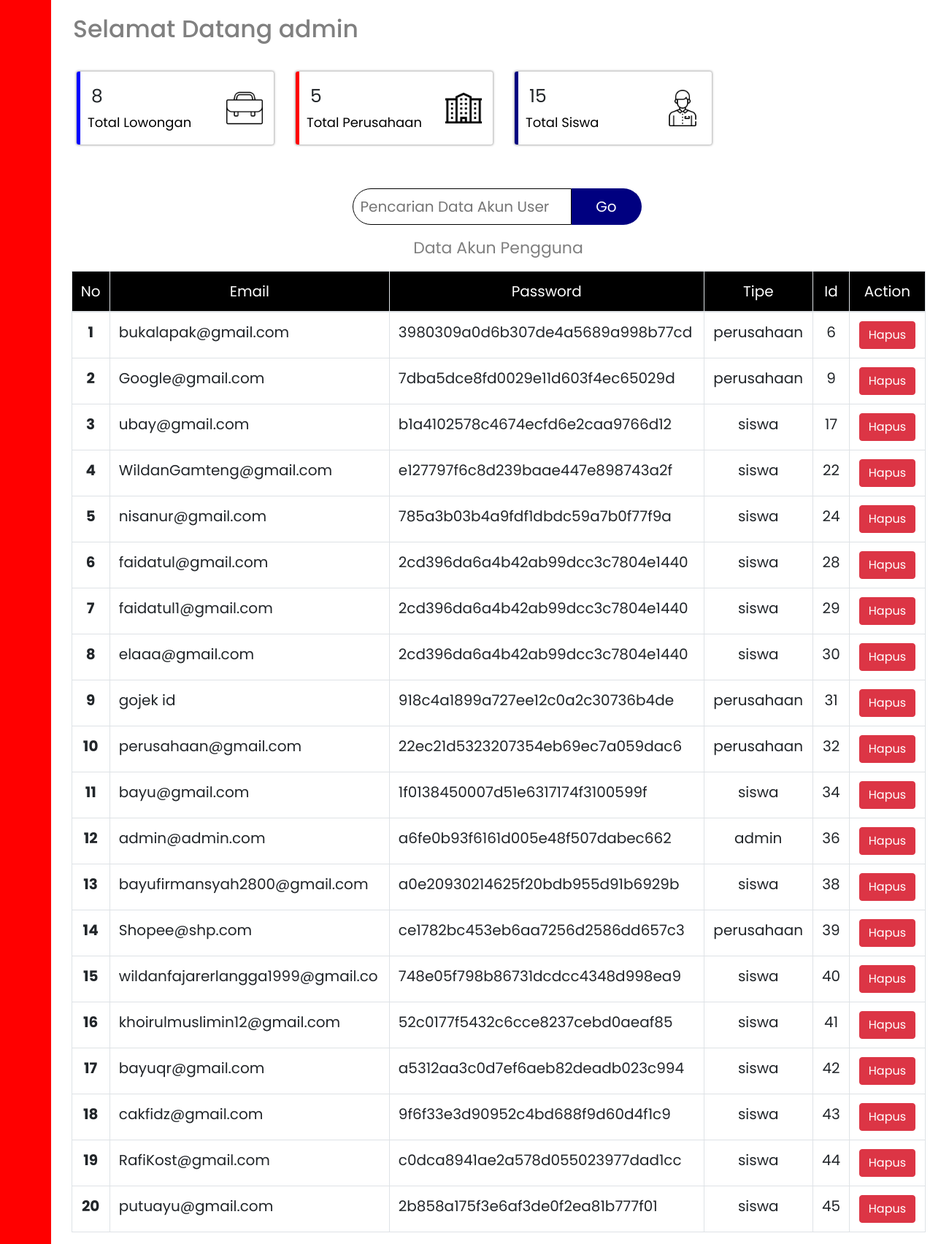
Screenshot of /admin.php (signed in) with the database file from the repository.
### tables this page shows
CREATE TABLE `akun` (
  `id` int(11) NOT NULL,
  `email` varchar(32) DEFAULT NULL,
  `password` varchar(32) DEFAULT NULL,
  `level` varchar(10) NOT NULL,
  `tipe` varchar(10) NOT NULL
);

### koneksi.php (called while the page is built, shortened)
<?php $koneksi=mysqli_connect("localhost", "root", "", "magang");
function regristasi($data)
{
    global $koneksi;
    $email=htmlspecialchars($data["email"]);
    $password=htmlspecialchars($data["password"]);
    $password1=htmlspecialchars($data["password1"]);
    $tipe=htmlspecialchars($data["tipe"]);
    $result=mysqli_query($koneksi, "SELECT email FROM akun WHERE email = '$email'");
    if (mysqli_fetch_assoc($result)) {
        echo "<script>alert('email sudah terdaftar');</script>";
        return false;
    }if ($password===$password1) {
        $pass=md5("qw3rt77".md5($password));
        $perintah="INSERT INTO akun VALUES('','$email','$pass','user','$tipe')";
        mysqli_query($koneksi, $perintah);
        $perintah2="SELECT * FROM akun WHERE email='$email'";
        $query=mysqli_query($koneksi, $perintah2);
        $data=mysqli_fetch_assoc($query);
        $_SESSION["id"]=htmlspecialchars($data["id"]);
        $_SESSION["level"]=htmlspecialchars($data["level"]);
        $_SESSION["tipe"]=htmlspecialchars($data["tipe"]);
        $_SESSION["email"]=htmlspecialchars($data["email"]);
        return mysqli_affected_rows($koneksi);
    } else {
        echo "<script> alert('Konfirmasi password tidak sesuai');</script>";
        return false;
    }
}function login($data)
{
    global $koneksi;
    $email=htmlspecialchars($data["email"]);
    $password=htmlspecialchars($data["password"]);
    $result=mysqli_query($koneksi, "SELECT * FROM akun WHERE email='$email'");
    if (mysqli_num_rows($result)===1) {
        $pass=md5("qw3rt77".md5($password));
        $row=mysqli_fetch_assoc($result);
        if ($pass===$row["password"]) {
            $_SESSION["level"]=$row["level"];
            $_SESSION["tipe"]=$row["tipe"];
            $_SESSION["id"]=$row["id"];
            $_SESSION["email"]=$row["email"];
            if ($row["tipe"]=="siswa") {
                $id=$row["id"];
                $query=mysqli_query($koneksi, "SELECT * FROM profil_siswa WHERE id='$id'");
                $hasil=mysqli_fetch_assoc($query);
                $_SESSION["nama"]=$hasil["nama"];
                $_SESSION["foto"]=$hasil["foto"];
                header("Location: cek.php");
                exit;
            } else {
                header("Location: cek.php");
                exit;
            }
        } else {
            echo "<script> alert('Password yang anda masukan salah');</script>";
            return false;
        }
    } else {
        echo "<script> alert('Email Belum Terdaftar');</script>";
        return false;
    }
}function tampil($perintah)
{
    global $koneksi;
    $query=mysqli_query($koneksi, $perintah);
    $hasil=mysqli_fetch_assoc($query);
    return $hasil;
}function tampil1($perintah)
{
    global $koneksi;
    $query=mysqli_query($koneksi, $perintah);
    $data=[];
    while ($hasil=mysqli_fetch_assoc($query)) {
        $data[]=$hasil;
    }return $data;
}function cari($keyword)
{
    global $koneksi;$perintah="SELECT * FROM lowongan WHERE
                    nama_perusahaan LIKE '%$keyword%' OR
                    kebutuhan LIKE '%$keyword%' OR
                    kota LIKE '%$keyword%' OR
                    waktu LIKE '%$keyword%'
                ";
    return tampil1($perintah);
}function cari1($keyword)
{
    global $koneksi;$perintah="SELECT * FROM akun WHERE
                    email LIKE '%$keyword%' OR
                    tipe LIKE '%$keyword%'";
    return tampil1($perintah);
}function cari2($keyword)
{
    global $koneksi;$perintah="SELECT * FROM profil_perusahaan WHERE
                    nama LIKE '%$keyword%' OR
                    alamat LIKE '%$keyword%'";
    return tampil1($perintah);
}function tambahBiodataSiswa($data, $id)
{
    global $koneksi;
    $id=$id;
    $nama=htmlspecialchars($data["nama"]);
    $kota=htmlspecialchars($data["kota"]);
    $sekolah=htmlspecialchars($data["sekolah"]);
    $jurusan=htmlspecialchars($data["jurusan"]);
    $gambar=upload();$perintah="INSERT INTO profil_siswa VALUES(
                '$id','$nama','$kota','$sekolah','$jurusan','$gambar')";
    mysqli_query($koneksi, $perintah);
    $_SESSION["tipe"]="siswa";
    $_SESSION["nama"]=$nama;
    $_SESSION["id"]=$id;
    $_SESSION["foto"]=$gambar;
    return mysqli_affected_rows($koneksi);
}function tambahBiodataPerusahaan($data, $id)
{
    global $koneksi;
    $id=$id;
    $nama=htmlspecialchars($data["nama"]);
    $alamat=htmlspecialchars($data["alamat"]);
    $telp=htmlspecialchars($data["telp"]);
    $email=htmlspecialchars($data["email"]);
    $gambar=upload1();$perintah="INSERT INTO profil_perusahaan VALUES(
                '$id','$nama','$alamat','$telp','$email','$gambar','0')";
    mysqli_query($koneksi, $perintah);
    $_SESSION["tipe"]="perusahaan";
    return mysqli_affected_rows($koneksi);
}function tambahKarya($data, $id, $waktu)
{
    global $koneksi;
    $id=$id;
    $judul=$data["judul"];
    $link=$data["link"];
    $gambar=upload();
    $perintah="INSERT INTO karya_siswa VALUES('','$id','$judul','$link','$gambar','$waktu')";
    mysqli_query($koneksi, $perintah);
    return mysqli_affected_rows($koneksi);
}function tambahLowongan($data, $id, $waktu, $nama, $foto)
{
    global $koneksi;
    $kebutuhan=htmlspecialchars($data["kebutuhan"]);
    $alamat=htmlspecialchars($data["alamat"]);
    $jurusan=htmlspecialchars($data["jurusan"]);
    $gaji=htmlspecialchars($data["gaji"]);
    $kota=htmlspecialchars($data["kota"]);$perintah="INSERT INTO lowongan VALUES
    ('','$id','$nama','$kebutuhan','$alamat','$kota','$jurusan','$gaji','$waktu','$foto')";
    mysqli_query($koneksi, $perintah);
    return mysqli_affected_rows($koneksi);
}function updateKarya($data, $no)
{
    global $koneksi;
    $judul=htmlspecialchars($data["judul"]);
    $link=htmlspecialchars($data["link"]);
    $gambarLama=htmlspecialchars($data['gambarLama']);
    if ($_FILES['gambar']['error']===4) {
        $gambar=$gambarLama;
    } else {
        $gambar=upload();
    }$perintah="UPDATE karya_siswa SET
                            judul='$judul',
                            link='$link',
                            foto='$gambar'
                            WHERE no='$no'";
    mysqli_query($koneksi, $perintah);
    return mysqli_affected_rows($koneksi);
}function updateProfilSiswa($data, $id)
{
    global $koneksi;
    $id=$id;
    $nama=htmlspecialchars($data["nama"]);
    $kota=htmlspecialchars($data["kota"]);
    $sekolah=htmlspecialchars($data["sekolah"]);
    $jurusan=htmlspecialchars($data["jurusan"]);
    $gambarLama=htmlspecialchars($data["gambarLama"]);
    if ($_FILES["gambar"]["error"]===4) {
        $gambar=$gambarLama;
    } else {
        $gambar=upload();
    }$perintah="UPDATE profil_siswa SET
                            nama='$nama',
                            kota='$kota',
                            sekolah='$sekolah',
                            jurusan='$jurusan',
                            foto ='$gambar'
                WHERE id='$id'";
    mysqli_query($koneksi, $perintah);
    return mysqli_affected_rows($koneksi);
}function updateProfilPerusahaan($data, $id)
{
    global $koneksi;
    $id=$id;
    $nama=htmlspecialchars($data["nama"]);
    $alamat=htmlspecialchars($data["alamat"]);
    $telp=htmlspecialchars($data["telp"]);
    $email=htmlspecialchars($data["email"]);
    $gambarLama=htmlspecialchars($data["gambarLama"]);
    if ($_FILES["gambar"]["error"]===4) {
        $gambar=$gambarLama;
    } else {
        $gambar=upload1();
    }$perintah="UPDATE profil_perusahaan SET
                            nama='$nama',
                            alamat='$alamat',
                            telp='$telp',
                            email='$email',
                            foto ='$gambar'
                WHERE id='$id'";
    mysqli_query($koneksi, $perintah);
    return mysqli_affected_rows($koneksi);
}function updateLowongan($data, $no)
{
    global $koneksi;
    $kebutuhan=htmlspecialchars($data["kebutuhan"]);
    $alamat=htmlspecialchars($data["alamat"]);
    $jurusan=htmlspecialchars($data["jurusan"]);
    $gaji=htmlspecialchars($data["gaji"]);
    $kota=htmlspecialchars($data["kota"]);$perintah="UPDATE lowongan SET
                            kebutuhan ='$kebutuhan',
                            lokasi    ='$alamat',
                            jurusan   ='$jurusan',
                            gaji      ='$gaji',
                            kota      ='$kota'
                            WHERE no='$no'";
    mysqli_query($koneksi, $perintah);
    return mysqli_affected_rows($koneksi);
}function ajukanLamaran($data, $id_siswa, $foto, $id_perusahan, $kebutuhan, $waktu, $no_lowongan, $foto_perusahaan, $nama_perusahaan)
{
    global $koneksi;
    $nama=htmlspecialchars($data["nama"]);
    $kelamin=htmlspecialchars($data["kelamin"]);
    $ttl=htmlspecialchars($data["ttl"]);
    $alamat=htmlspecialchars($data["alamat"]);
    $jurusan=htmlspecialchars($data["jurusan"]);
    $telp=htmlspecialchars($data["telp"]);
    $email=htmlspecialchars($data["email"]);
    $sekolah=htmlspecialchars($data["sekolah"]);$perintah="INSERT INTO pengajuan VALUES(
                '','$waktu','$id_siswa','$nama','$kelamin',
                '$ttl','$alamat','$jurusan','$telp',
                '$email','$sekolah','$foto','$id_perusahan',
                '$kebutuhan','$no_lowongan','Menunggu','$foto_perusahaan','$nama_perusahaan')";
    mysqli_query($koneksi, $perintah);
    return mysqli_affected_rows($koneksi);
}function total($perintah)
{
    global $koneksi;
    $query=mysqli_query($koneksi, $perintah);
    $jumlah=0;
    while ($hasil=mysqli_fetch_assoc($query)) {
        $jumlah++;
    }return $jumlah;
}

### admin.php (the view, shortened to what this page needs)
<?php
require("koneksi.php");
$lowongan = total("SELECT * FROM lowongan");
$siswa = total("SELECT * FROM profil_siswa");
$perusahaan = total("SELECT * FROM profil_perusahaan");
$data = tampil1("SELECT * FROM akun");
?>
<!doctype html>
<html lang="en">
<head>
    <link rel="stylesheet" href="https://cdn.jsdelivr.net/npm/bootstrap@4.5.3/dist/css/bootstrap.min.css">
    <link rel="stylesheet" href="css/admin.css">
</head>
<body>
    <div class="side-nav">
        <ul>
        </ul>
    </div>
    <div class="row">
        <div class="col">
            <h1 class="text-dashboard">Selamat Datang admin</h1>
        </div>
    </div>
    <div class="row wrap-kotak">
        <div class=" kotak">
            <img src="img/suitcase.png" alt="" class="icon-img">
            <p class="text-jumlah"><?= $lowongan; ?></p>
            <div class="keterangan">
                Total Lowongan
            </div>
        </div>
        <div class=" kotak">
            <img src="img/apartment.png" alt="" class="icon-img">
            <p class="text-jumlah"><?php echo $perusahaan; ?></p>
            <div class="keterangan">
                Total Perusahaan
            </div>
        </div>
        <div class=" kotak">
            <img src="img/businessman (1).png" alt="" class="icon-img">
            <p class="text-jumlah"><?php echo $siswa; ?></p>
            <div class="keterangan">
                Total Siswa
            </div>
        </div>
    </div>
    <div class="wrap-pencarian">
        <form action="" method="POST">
            <div class="box-search">
                <input type="text" class="input-search" placeholder="Pencarian Data Akun User" name="keyword">
                <button class="btn-search box-shadow" type="submit" name="submit">Go</button>
            </div>
        </form>
        <p class="text-hasil ">Data Akun Pengguna</p>
        <table class="table table-bordered show">
            <thead class="bg-thead">
                <tr>
                    <td scope="col">No</td>
                    <td scope="col">Email</td>
                    <td scope="col">Password</td>
                    <td scope="col">Tipe</td>
                    <td scope="col">Id</td>
                    <td scope="col">Action</td>
                </tr>
            </thead>
            <tbody>
                <?php
                $i = 1;
                foreach ($data as $nilai) :
                ?>
                    <tr>
                        <th scope="row"><?= $i; ?></th>
                        <td class="text-left"><?= $nilai["email"]; ?></td>
                        <td class="text-left"><?= $nilai["password"]; ?></td>
                        <td><?= $nilai["tipe"]; ?></td>
                        <td><?= $nilai["id"]; ?></td>
                        <td>
                            <a href="hapus_akun.php?id=<?= $nilai['id']; ?>&tipe=<?= $nilai['tipe']; ?>" onclick="return confirm('Apakah anda yakin ingin mengahpus akun ini ?');">
                                <button class="btn btn-danger">Hapus</button>
                            </a>
                        </td>
                    </tr>
                <?php
                    $i++;
                endforeach; ?>
            </tbody>
        </table>
    </div>
</body>
</html>

### css/admin.css (style rules this page uses)
body { max-width:100%;overflow-x:hidden }
@media (min-width:992px) { .side-nav { position:fixed;left:0;top:0;bottom:0;width:70px;padding:10px;background-color:red;z-index:100 } }
@media (min-width:992px) { .text-dashboard { font-family:Poppins;font-size:33px;margin-top:20px;margin-left:100px;color:grey } }
@media (min-width:992px) { .wrap-kotak { width:100%;min-height:100px;margin-top:30px;margin-left:90px } }
@media (min-width:992px) { .kotak { width:270px;height:100px;box-shadow:0 0 3px 1px #acacac;margin:0 15px;border-radius:3px;position:relative } }
@media (min-width:992px) { .kotak:nth-child(1) { border-left:5px solid #00f } }
@media (min-width:992px) { .kotak:nth-child(2) { border-left:5px solid red } }
@media (min-width:992px) { .kotak:nth-child(3) { border-left:5px solid navy } }
@media (min-width:992px) { .text-jumlah { font-size:25px;font-family:Poppins;margin-left:15px;margin-top:15px } }
@media (min-width:992px) { .keterangan { height:30px;bottom:15px;position:absolute;font-size:18px;color:#000;line-height:30px;margin-left:10px;font-family:Poppins } }
@media (min-width:992px) { .icon-img { width:50px;height:50px;float:right;margin-top:25px;margin-right:15px } }
@media (min-width:992px) { .wrap-pencarian { width:90%;min-height:350px;margin-top:60px;right:2.5%;position:absolute } }
@media (min-width:992px) { .box-search { width:400px;height:50px;padding:0;position:relative;margin:0 auto;margin-bottom:15px } }
@media (min-width:992px) { .input-search { width:75%;height:100%;outline:0;padding:10px;font-size:20px;border:.1px solid #000;box-sizing:border-box;border-radius:50px 0 0 50px } }
@media (min-width:992px) { .btn-search { width:24%;height:100%;box-sizing:border-box;margin:0;border:none;outline:0;background-color:navy;font-size:20px;color:#fff;text-align:center;margin-left:0;margin-top:0;position:absolute;border-radius:0 50px 50px 0 } }
@media (min-width:992px) { .text-hasil { text-align:center;font-size:22px;margin-bottom:15px;color:grey } }
@media (min-width:992px) { * { font-family:Poppins } }
@media (min-width:992px) { table { font-family:Poppins;font-size:20px;font-weight:400;text-align:center;display:none } }
@media (min-width:992px) { ul { margin-left:-50px;margin-top:15px } }
@media (min-width:992px) { .show { display:table } }
@media (min-width:992px) { table,td,tr { border-collapse:collapse;border:1px solid #000 } }
@media (min-width:992px) { .bg-thead { background-color:#000;color:#fff;font-weight:400 } }

### rows the page displays
akun: email "bukalapak@gmail.com", password "3980309a0d6b307de4a5689a998b77cd", tipe "perusahaan", id "6"
akun: email "Google@gmail.com", password "7dba5dce8fd0029e11d603f4ec65029d", tipe "perusahaan", id "9"
akun: email "ubay@gmail.com", password "b1a4102578c4674ecfd6e2caa9766d12", tipe "siswa", id "17"
akun: email "WildanGamteng@gmail.com", password "e127797f6c8d239baae447e898743a2f", tipe "siswa", id "22"
akun: email "nisanur@gmail.com", password "785a3b03b4a9fdf1dbdc59a7b0f77f9a", tipe "siswa", id "24"
akun: email "faidatul@gmail.com", password "2cd396da6a4b42ab99dcc3c7804e1440", tipe "siswa", id "28"
akun: email "faidatul1@gmail.com", password "2cd396da6a4b42ab99dcc3c7804e1440", tipe "siswa", id "29"
akun: email "elaaa@gmail.com", password "2cd396da6a4b42ab99dcc3c7804e1440", tipe "siswa", id "30"
akun: email "gojek id", password "918c4a1899a727ee12c0a2c30736b4de", tipe "perusahaan", id "31"
akun: email "perusahaan@gmail.com", password "22ec21d5323207354eb69ec7a059dac6", tipe "perusahaan", id "32"
akun: email "bayu@gmail.com", password "1f0138450007d51e6317174f3100599f", tipe "siswa", id "34"
akun: email "admin@admin.com", password "a6fe0b93f6161d005e48f507dabec662", tipe "admin", id "36"
akun: email "bayufirmansyah2800@gmail.com", password "a0e20930214625f20bdb955d91b6929b", tipe "siswa", id "38"
akun: email "Shopee@shp.com", password "ce1782bc453eb6aa7256d2586dd657c3", tipe "perusahaan", id "39"
akun: email "wildanfajarerlangga1999@gmail.co", password "748e05f798b86731dcdcc4348d998ea9", tipe "siswa", id "40"
akun: email "khoirulmuslimin12@gmail.com", password "52c0177f5432c6cce8237cebd0aeaf85", tipe "siswa", id "41"
akun: email "bayuqr@gmail.com", password "a5312aa3c0d7ef6aeb82deadb023c994", tipe "siswa", id "42"
akun: email "cakfidz@gmail.com", password "9f6f33e3d90952c4bd688f9d60d4f1c9", tipe "siswa", id "43"
akun: email "RafiKost@gmail.com", password "c0dca8941ae2a578d055023977dad1cc", tipe "siswa", id "44"
akun: email "putuayu@gmail.com", password "2b858a175f3e6af3de0f2ea81b777f01", tipe "siswa", id "45"

### other values shown
$lowongan "8"
$perusahaan "5"
$siswa "15"
